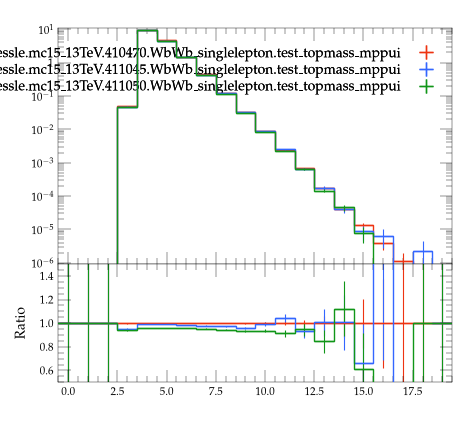

The Python source for this figure:
#! /usr/bin/env python3

# This Python script was auto-generated using YODA v2.1.2.
# Analysis object: /WbWb_singlelepton/njets
# Timestamp: 07-08-2026 (09:16:02)

import matplotlib as mpl
import matplotlib.pyplot as plt
mpl.use('Agg') # comment out for interactive use
import os
import numpy as np
from numpy import nan, inf

plotDir = os.path.split(os.path.realpath(__file__))[0]
if 'YODA_USER_PLOT_PATH' in globals():
    plot_outdir = globals()['YODA_USER_PLOT_PATH']
else:
    plot_outdir = plotDir

#plot style
plt.style.use(os.path.join(plotDir, '../default.mplstyle'))
# plot metadata
figW, figH = plt.rcParams['figure.figsize']
ax_xLabel = ''
ax_yLabel = ''
ax_title  = ''
ax_xScale = 'linear'
ax_yScale = 'log'
xLims = (-0.5, 19.5)
yLims = (9e-07, 11.0)

# TeX-friendly labels for the legend
labels = {
  'legend' : ([ r"user.johessle.mc15\_13TeV.410470.WbWb\_singlelepton.test\_topmass\_mppui", r"user.johessle.mc15\_13TeV.411045.WbWb\_singlelepton.test\_topmass\_mppui", r"user.johessle.mc15\_13TeV.411050.WbWb\_singlelepton.test\_topmass\_mppui" ], r""),
}

# Adjust canvas width and height
canvasW = 10.0
canvasH = 9.0
figW *= canvasW/10.
figH *= canvasH/9.

# Create figure and axis objects
fig, (ax, ratio0_ax) = plt.subplots(2, 1, sharex=True,
                  figsize=(figW,figH), gridspec_kw={'height_ratios': (6.0, 3.0)})

# Set figure margins
plt.subplots_adjust(
    left   = 1.0 * plt.rcParams['figure.subplot.left'],
    right  = 1.0 * plt.rcParams['figure.subplot.right'],
    top    = 1.0 * plt.rcParams['figure.subplot.top'],
    bottom = 1.0 * plt.rcParams['figure.subplot.bottom'])

ratio0_ax.yaxis.set_major_locator(mpl.ticker.MultipleLocator(0.2))
ratio0_ax.set_ylim(0.5, 1.4999)
ratio0_ax.set_ylabel('Ratio')

# the numerical data is stored in a separate file
dataf = dict()
prefix = os.path.split(__file__)[0]
if prefix:    prefix = prefix + '/'
exec(open(prefix+'njets__data.py').read(), dataf)


legend_handles = dict() # keep track of handles for the legend

# style options for curves
# starts at zorder>=5 to draw curve on top of legend
styles = {
  'user.johessle.mc15_13TeV.410470.WbWb_singlelepton.test_topmass_mppui.yoda': {
    'color' : '#EE3311',
    'linestyle' : '-',
    'lineopacity' : 1.0,
    'linewidth' : 1,
    'marker' : 'none',
    'markersize' : 2,
    'capsize' : 0.0,
    'zorder' : 5,
    'histstyle' : 1,
    'drawstyle' : 'steps-pre',
    'xerrorbars' : 1,
    'yerrorbars' : 1,
    'fillcolor' : None,
    'fillopacity' : 1.0,
    'ratio0_linestyle' : '-',
    'ratio0_lineopacity' : 1.0,
    'ratio0_linewidth' : 1,
    'ratio0_marker' : 'none',
    'ratio0_markersize' : 2,
    'ratio0_capsize' : 0.0,
    'ratio0_zorder' : 5,
    'ratio0_histstyle' : 1,
    'ratio0_drawstyle' : 'steps-pre',
    'ratio0_xerrorbars' : 1,
    'ratio0_yerrorbars' : 1,
  },
  'user.johessle.mc15_13TeV.411045.WbWb_singlelepton.test_topmass_mppui.yoda': {
    'color' : '#3366FF',
    'linestyle' : '-',
    'lineopacity' : 1.0,
    'linewidth' : 1,
    'marker' : 'none',
    'markersize' : 2,
    'capsize' : 0.0,
    'zorder' : 6,
    'histstyle' : 1,
    'drawstyle' : 'steps-pre',
    'xerrorbars' : 1,
    'yerrorbars' : 1,
    'fillcolor' : None,
    'fillopacity' : 1.0,
    'ratio0_linestyle' : '-',
    'ratio0_lineopacity' : 1.0,
    'ratio0_linewidth' : 1,
    'ratio0_marker' : 'none',
    'ratio0_markersize' : 2,
    'ratio0_capsize' : 0.0,
    'ratio0_zorder' : 6,
    'ratio0_histstyle' : 1,
    'ratio0_drawstyle' : 'steps-pre',
    'ratio0_xerrorbars' : 1,
    'ratio0_yerrorbars' : 1,
  },
  'user.johessle.mc15_13TeV.411050.WbWb_singlelepton.test_topmass_mppui.yoda': {
    'color' : '#109618',
    'linestyle' : '-',
    'lineopacity' : 1.0,
    'linewidth' : 1,
    'marker' : 'none',
    'markersize' : 2,
    'capsize' : 0.0,
    'zorder' : 7,
    'histstyle' : 1,
    'drawstyle' : 'steps-pre',
    'xerrorbars' : 1,
    'yerrorbars' : 1,
    'fillcolor' : None,
    'fillopacity' : 1.0,
    'ratio0_linestyle' : '-',
    'ratio0_lineopacity' : 1.0,
    'ratio0_linewidth' : 1,
    'ratio0_marker' : 'none',
    'ratio0_markersize' : 2,
    'ratio0_capsize' : 0.0,
    'ratio0_zorder' : 7,
    'ratio0_histstyle' : 1,
    'ratio0_drawstyle' : 'steps-pre',
    'ratio0_xerrorbars' : 1,
    'ratio0_yerrorbars' : 1,
  },
}

# curve from input yoda files in main panel
for label, yvals in dataf['yvals'].items():
    if all(np.isnan(v) for v in dataf['yvals'][label]):
        continue
    tmp = None
    if styles[label]['histstyle']: # draw as histogram
        xpos = dataf['xedges'][label] if styles[label]['drawstyle'] else dataf['xpoints'][label]
        ypos = np.insert(yvals, 0, yvals[0]) if styles[label]['drawstyle'] else yvals
        if styles[label]['fillcolor']: # fill area below curve
            ax.fill_between(xpos, ypos, step='pre',
                            color=styles[label]['fillcolor'],
                            alpha=styles[label]['fillopacity'])
        tmp, = ax.plot(xpos, ypos,
                       color=styles[label]['color'],
                       linestyle=styles[label]['linestyle'],
                       alpha=styles[label]['lineopacity'],
                       linewidth=styles[label]['linewidth'],
                       drawstyle=styles[label]['drawstyle'], solid_joinstyle='miter',
                       zorder=styles[label]['zorder'], label=label)
    tmp = ax.errorbar(dataf['xpoints'][label], yvals,
                      xerr=np.array(dataf['xerrs'][label])*styles[label]['xerrorbars'],
                      yerr=np.array(dataf['yerrs'][label])*styles[label]['yerrorbars'],
                      fmt=styles[label]['marker'], capsize=styles[label]['capsize'],
                      alpha=styles[label]['lineopacity'],
                      markersize=styles[label]['markersize'],
                      ecolor=styles[label]['color'],
                      color=styles[label]['color'], zorder=styles[label]['zorder'])
    tmp[-1][0].set_linestyle(styles[label]['linestyle'])
    tmp[-1][0].set_linewidth(styles[label]['linewidth'])
    if label in dataf['add_legend_handle']:  legend_handles[label] = tmp
    for varLabel in dataf['variation_yvals'].keys():
        if varLabel.startswith(label):
            tmp, = ax.plot(dataf['xedges'][label], dataf['variation_yvals'][varLabel],
                           color=styles[label]['color'],
                           linestyle=styles[label]['linestyle'],
                           linewidth=styles[label]['linewidth'],
                           drawstyle='steps-pre', solid_joinstyle='miter',
                           zorder=styles[label]['zorder'], alpha=0.5)


# plots on ratio panel
# curve from input yoda files in ratio panel
for label, yvals in dataf['ratio0_yvals'].items():
    if all(np.isnan(v) for v in yvals):
        continue
    if styles[label]['ratio0_histstyle']: # plot as histogram
        xpos = dataf['xedges']['user.johessle.mc15_13TeV.410470.WbWb_singlelepton.test_topmass_mppui.yoda'] if styles[label]['ratio0_drawstyle'] else dataf['xpoints']['user.johessle.mc15_13TeV.410470.WbWb_singlelepton.test_topmass_mppui.yoda']
        ypos = np.insert(yvals, 0, yvals[0]) if styles[label]['ratio0_drawstyle'] else yvals
        ratio0_ax.plot(xpos, ypos,
                       color=styles[label]['color'],
                       linewidth=styles[label]['linewidth'],
                       linestyle=styles[label]['ratio0_linestyle'],
                       alpha=styles[label]['ratio0_lineopacity'],
                       drawstyle=styles[label]['ratio0_drawstyle'], zorder=styles[label]['zorder'],
                       solid_joinstyle='miter')
    tmp = ratio0_ax.errorbar(dataf['xpoints']['user.johessle.mc15_13TeV.410470.WbWb_singlelepton.test_topmass_mppui.yoda'], yvals,
                             xerr=np.array(dataf['ref_xerrs'])*styles[label]['ratio0_xerrorbars'],
                             yerr=np.array(dataf['ratio0_yerrs'][label])*styles[label]['ratio0_yerrorbars'],
                             fmt=styles[label]['ratio0_marker'], capsize=styles[label]['ratio0_capsize'],
                             alpha=styles[label]['ratio0_lineopacity'],
                             markersize=styles[label]['ratio0_markersize'],
                             ecolor=styles[label]['color'],
                             color=styles[label]['color'])
    tmp[-1][0].set_linestyle(styles[label]['ratio0_linestyle'])
    tmp[-1][0].set_linewidth(styles[label]['ratio0_linewidth'])

    for varlabel in dataf['ratio0_variation_vals'].keys():
        if varlabel.startswith(label):
            ratio0_ax.plot(dataf['xedges']['user.johessle.mc15_13TeV.410470.WbWb_singlelepton.test_topmass_mppui.yoda'],
                            dataf['ratio0_variation_vals'][varlabel],
                            color=styles[label]['color'],
                            linestyle=styles[label]['linestyle'],
                            linewidth=styles[label]['linewidth'],
                            drawstyle='steps-pre', solid_joinstyle='miter',
                            zorder=1, alpha=0.5)

legend_items = list(legend_handles.values())
ax.add_artist(ax.legend(legend_items,
                        labels['legend'][0],
                        title=labels['legend'][1],
                        alignment='right',
                        loc='upper right',
                        bbox_to_anchor=(1.0, 0.97),markerfirst=False))

# set plot metadata as defined above
ratio0_ax.set_xlabel(ax_xLabel)
ratio0_ax.xaxis.set_label_coords(1., -0.15)
ax.set_ylabel(ax_yLabel, ha='right', va='top')
ax.yaxis.set_label_coords(-0.11, 1.0)
ax.set_title(ax_title, loc='left')
ax.set_xscale(ax_xScale)
ax.set_yscale(ax_yScale)
ratio0_ax.set_yscale('linear')
ax.set_xlim(xLims)
ax.set_ylim(yLims)

# tick formatting
plt.rcParams['xtick.top'] = True
plt.rcParams['ytick.right'] = True
ax.yaxis.set_major_locator(mpl.ticker.LogLocator(base=10.0, numticks=np.inf))
ax.yaxis.set_minor_locator(mpl.ticker.LogLocator(
                           base=10.0, subs=np.arange(0.1, 1, 0.1), numticks=np.inf))
fig.align_ylabels((ax, ratio0_ax))
plt.savefig(os.path.join(plot_outdir, 'njets.pdf'), format='PDF')
plt.savefig(os.path.join(plot_outdir, 'njets.png'), format='PNG')

plt.close(fig)
